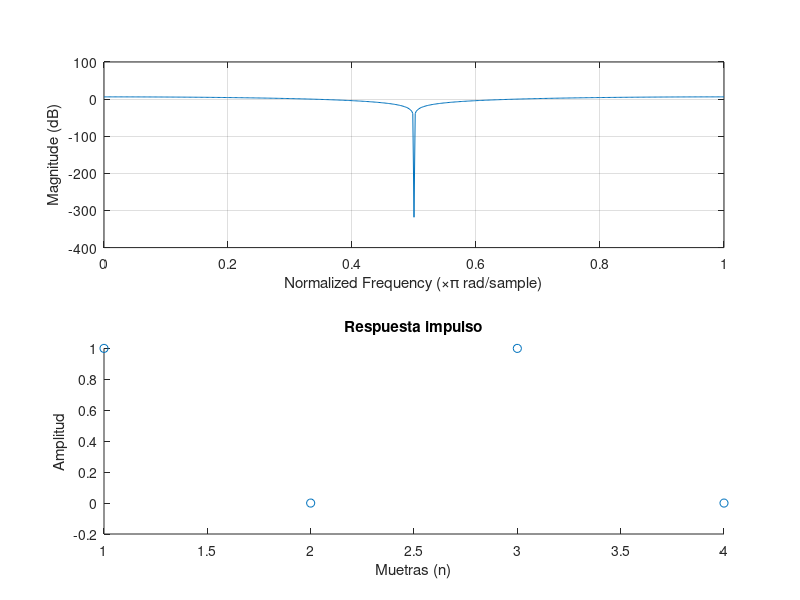

The MATLAB script that drew this image: (Note: this script raises an error after producing the figure.)
%% 1) a
th = pi/2; % variar pi/6, pi/3, pi/2
coeff_b = zeros(1,3);

coeff_b(1) = 1;
coeff_b(2) = -2*cos(th);
coeff_b(3) = cos(th)^2+sin(th)^2;
coeff_a = [1 0 0];
freqz(coeff_b, coeff_a);

%

%% b
tf_ = tf(coeff_b, coeff_a, -1)
h = impulse(tf_);

scatter(1:length(h),h);
title("Respuesta impulso")
xlabel("Muetras (n)"); ylabel("Amplitud");

%% 2)
load('nspeech.mat', 'fs', 'nspeech');

x = nspeech;
Fn = 1685; %frecuencia no
Fs = fs; %frecuencia de sampleo

y = FIR_filter(x, Fn/Fs);
pspectrum(x, Fs);
pspectrum(y, Fs);





